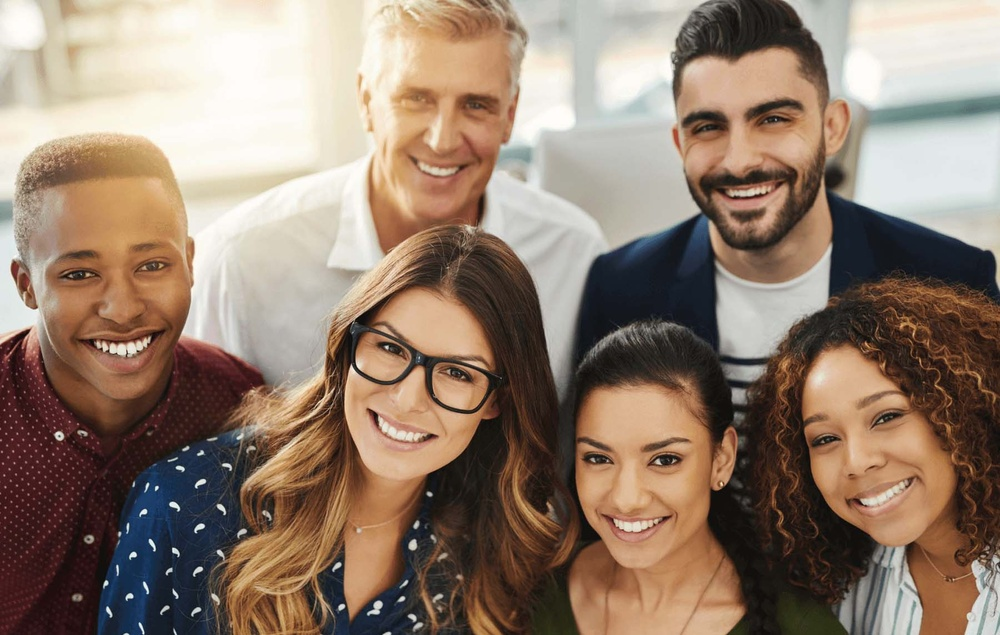
#> input picture Group.jpg, 1000 x 635 px, shrunk from 1800 x 1143 before the run, given in place of 1.pgm, which was not available; the run also reads 1 picture not shown here
$ python Zadanie1.py
#> lines starting #> are read from the running program, lines starting #| are printed output that depends on the picture; after the words box and inside, x2 and y2 are one past the last pixel; in counts of white or black regions, pixels touching at a corner belong together; pictures that were not available may be replaced by others from this repository, and a replacement may not be noted
import cv2
import numpy as np

img = cv2.imread("ORL_Faces/s9/1.pgm")
#> img is the input picture: shape (635, 1000, 3); mean B, G, R 110.2, 125.9, 146.2
gray_img = cv2.cvtColor(img, cv2.COLOR_BGR2GRAY)
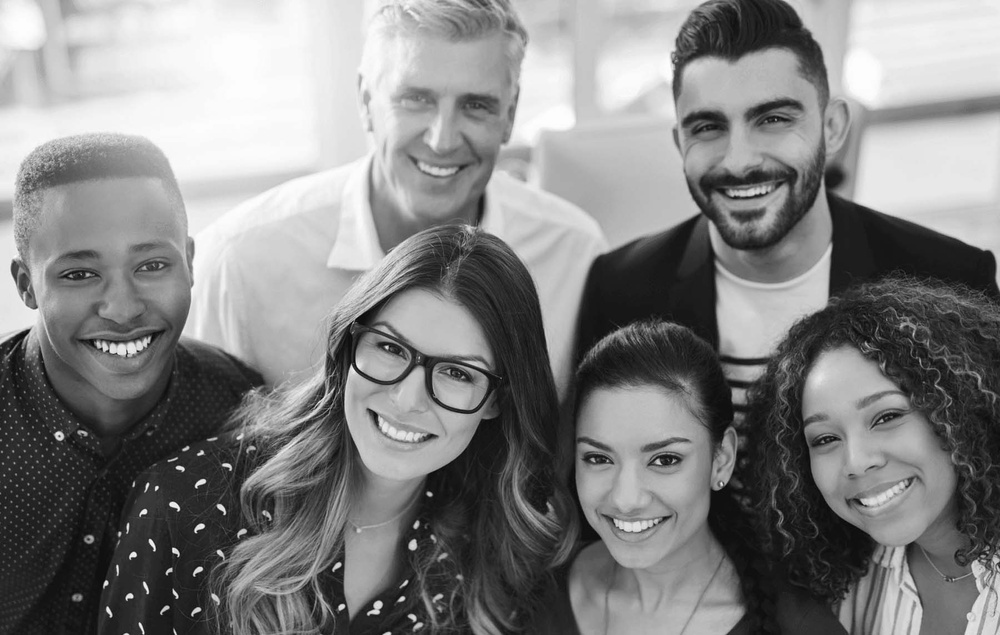
#> gray_img: shape (635, 1000); min 5, max 254, mean 130.2
template = cv2.imread("part.jpg", cv2.IMREAD_GRAYSCALE)
w, h = template.shape[::-1]
#> w = 34; h = 9

result = cv2.matchTemplate(gray_img, template, cv2.TM_CCOEFF_NORMED)
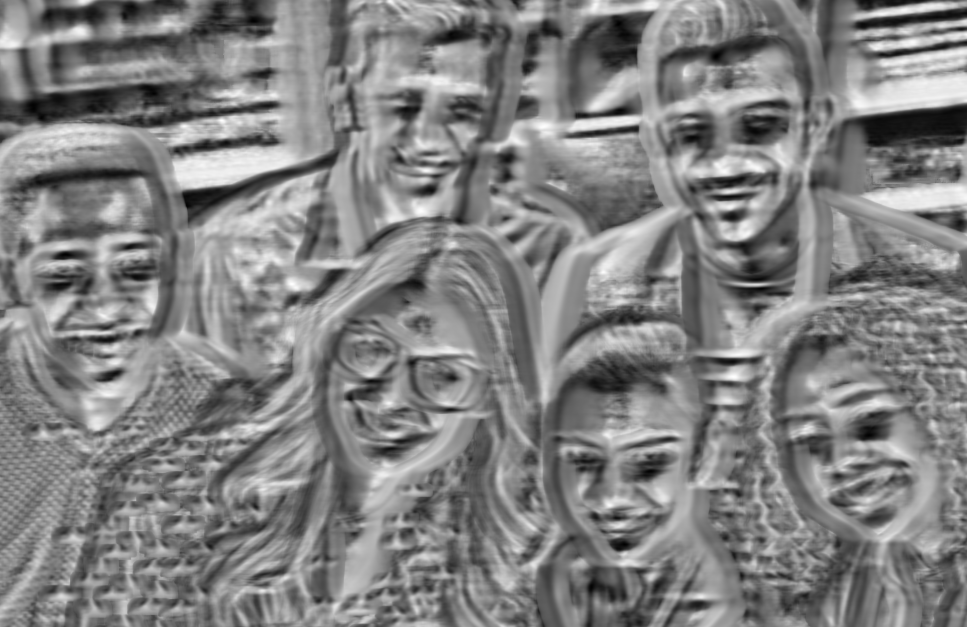
#> result: shape (627, 967) float32; min -0.773, max 0.769, mean 0.014; drawn with min black and max white
loc = np.where(result >= 0.7)
#> loc = 284 positions, rows 0 to 505, columns 102 to 966

for pt in zip(*loc[::-1]):cv2.rectangle(gray_img, pt, (pt[0] + w, pt[1] + h), (0, 255, 255), 1)
#> this loop made 284 passes
#> pt on passes 1 to 3: (390, 0), (389, 1), (390, 1)
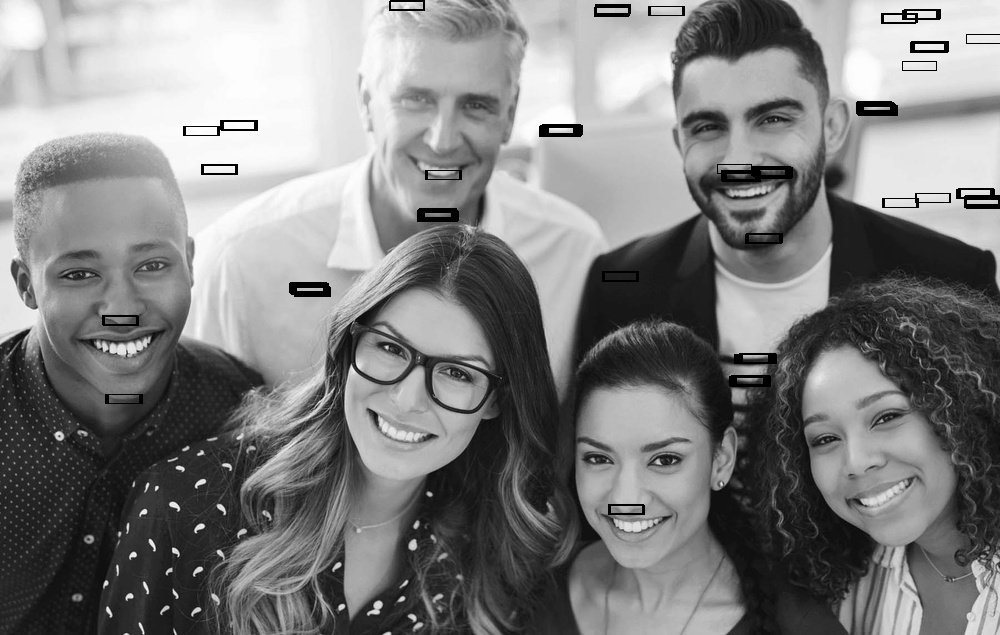
#> gray_img: shape (635, 1000); 1.12% of pixels changed, all inside (x1, y1, x2, y2) = (102, 0, 1000, 515)

cv2.imshow('img', gray_img)

cv2.waitKey()
